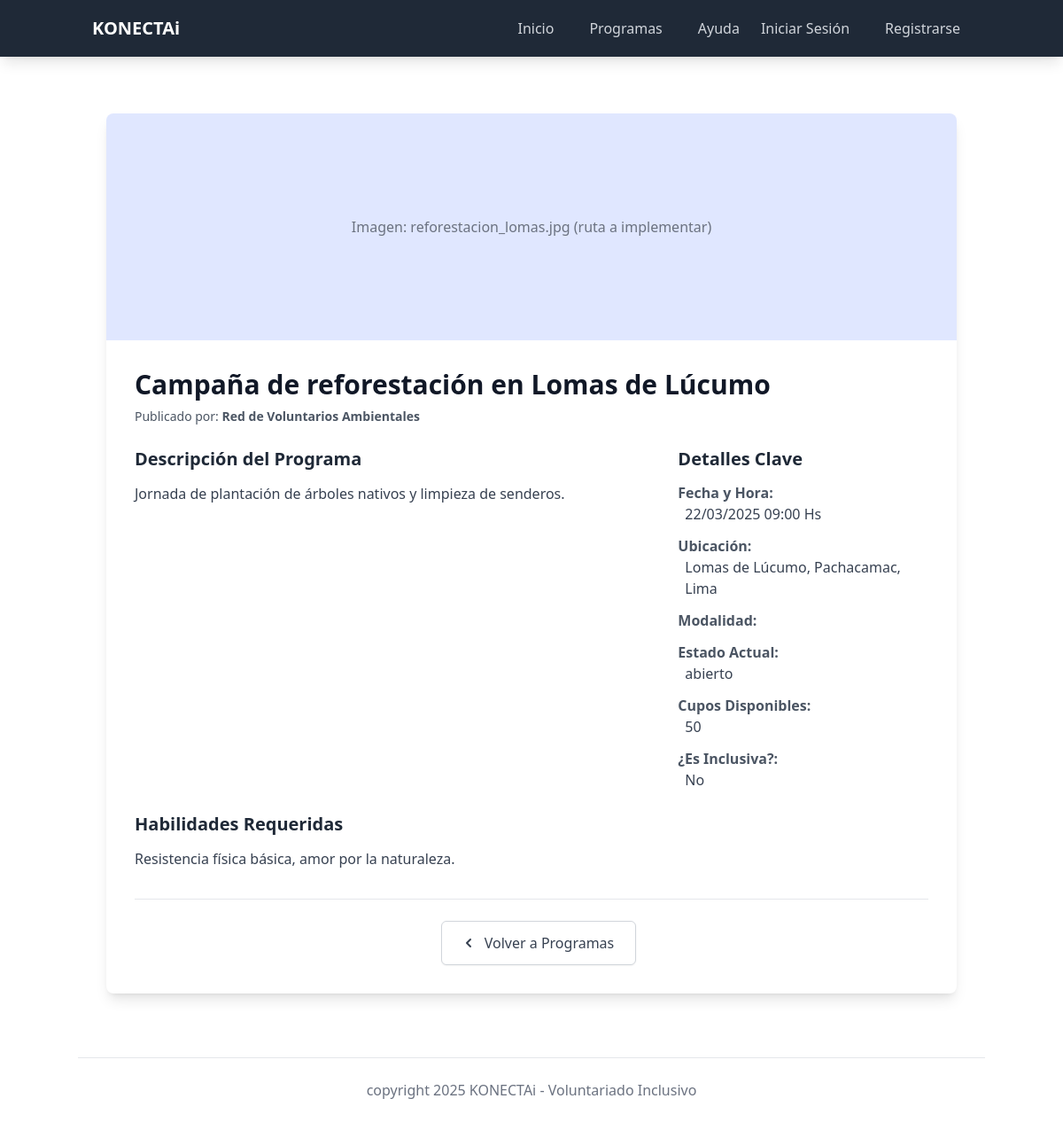
Screenshot of /program/3 with the database file from the repository.
### model/models.py (models this page shows)
class Actividades(db.Model):
    __tablename__ = 'actividades'
    id_actividad = db.Column(db.Integer, primary_key=True, autoincrement=True)
    nombre = db.Column(db.String(255))
    descripcion = db.Column(db.Text)
    fecha_actividad = db.Column(db.DateTime)
    ubicacion = db.Column(db.String(255))
    tipo = db.Column(db.Enum('presencial', 'virtual', name='tipo_actividad_enum'))
    habilidades_requeridas = db.Column(db.Text)
    es_inclusiva = db.Column(db.Boolean, default=False)
    cupo_maximo = db.Column(db.Integer)
    estado = db.Column(db.Enum(EstadoActividad, name='estado_actividad_enum', values_callable=lambda x: [e.value for e in x]), default=EstadoActividad.ABIERTO) # Usando Enum de Python
    imagen = db.Column(db.String(255))
    compatibilidad = db.Column(db.DECIMAL(5, 2))
    etiqueta = db.Column(db.String(100))
    id_organizacion = db.Column(db.Integer, ForeignKey('organizaciones.id_organizacion'))
    organizacion = relationship("Organizaciones", back_populates="actividades")
    discapacidades = relationship("Discapacidades", secondary=actividad_discapacidad_table, back_populates="actividades")
    facilidades = relationship("Facilidad", secondary=actividad_facilidad_table, back_populates="actividades")
    auditoria_actividad = relationship("AuditoriaActividad", back_populates="actividad")
    inscripciones = relationship("Inscripciones", back_populates="actividad")

class Organizaciones(db.Model):
    __tablename__ = 'organizaciones'
    id_organizacion = db.Column(db.Integer, primary_key=True, autoincrement=True)
    nombre_org = db.Column(db.String(255), unique=True, nullable=False)
    descripcion_org = db.Column(db.Text)
    direccion_fisica = db.Column(db.String(255))
    logo = db.Column(db.Text)
    fecha_registro = db.Column(db.DateTime, default=datetime.utcnow)
    usuarios = relationship("Usuarios", secondary=usuario_organizacion_table, back_populates="organizaciones")
    actividades = relationship("Actividades", back_populates="organizacion")

### controller/program_controller.py (the view)
@program_bp.route('/<int:program_id>')
def view_program_detail(program_id):
    program = Actividades.query.get(program_id)
    if not program:
        flash('Programa no encontrado.', 'danger')
        return redirect(url_for('main.programs'))
    return render_template('program_detail.html', program=program, title=program.nombre)

### view/templates/program_detail.html (shortened to what this page needs)
{% extends "base.html" %}
{% block content %}
<div class="container mx-auto px-4 py-8">
    <div class="bg-white shadow-lg rounded-lg overflow-hidden">
        <div class="h-64 w-full bg-indigo-100 flex items-center justify-center">
            {% if program.imagen %}
                <p class="text-gray-500">Imagen: {{program.imagen}} (ruta a implementar)</p>
            {% endif %}
        </div>
        <div class="p-6 md:p-8">
            <h1 class="text-3xl font-bold text-gray-900 mb-2">{{ program.nombre }}</h1>
            <p class="text-sm text-gray-600 mb-6">Publicado por: <span class="font-semibold">{{ program.organizacion.nombre_org if program.organizacion else 'Organización no especificada' }}</span></p>
            <div class="grid grid-cols-1 md:grid-cols-3 gap-6 mb-6">
                <div class="md:col-span-2">
                    <h2 class="text-xl font-semibold text-gray-800 mb-3">Descripción del Programa</h2>
                    <p class="text-gray-700 whitespace-pre-wrap leading-relaxed">{{ program.descripcion if program.descripcion else 'No hay descripción detallada disponible.' }}</p>
                </div>
                <div>
                    <h2 class="text-xl font-semibold text-gray-800 mb-3">Detalles Clave</h2>
                    <dl class="space-y-3 text-gray-700">
                        <div>
                            <dt class="font-semibold text-gray-600">Fecha y Hora:</dt>
                            <dd class="ml-2">{{ program.fecha_actividad.strftime('%d/%m/%Y %H:%M Hs') if program.fecha_actividad else 'No especificada' }}</dd>
                        </div>
                        <div>
                            <dt class="font-semibold text-gray-600">Ubicación:</dt>
                            <dd class="ml-2">{{ program.ubicacion if program.ubicacion else 'No especificada' }}</dd>
                        </div>
                        <div>
                            <dt class="font-semibold text-gray-600">Modalidad:</dt>
                        </div>
                        <div>
                            <dt class="font-semibold text-gray-600">Estado Actual:</dt>
                            <dd class="ml-2">{{ program.estado.value if program.estado else 'No especificado' }}</dd>
                        </div>
                        <div>
                            <dt class="font-semibold text-gray-600">Cupos Disponibles:</dt>
                            <dd class="ml-2">{{ program.cupo_maximo if program.cupo_maximo is not none else 'No especificado' }}</dd>
                        </div>
                        <div>
                            <dt class="font-semibold text-gray-600">¿Es Inclusiva?:</dt>
                            <dd class="ml-2">{% if program.es_inclusiva %}Sí{% else %}No{% endif %}</dd>
                        </div>
                    </dl>
                </div>
            </div>
            {% if program.habilidades_requeridas %}
            <div class="mb-6">
                <h2 class="text-xl font-semibold text-gray-800 mb-3">Habilidades Requeridas</h2>
                <p class="text-gray-700 whitespace-pre-wrap leading-relaxed">{{ program.habilidades_requeridas }}</p>
            </div>
            {% endif %}
            <div class="mt-8 pt-6 border-t border-gray-200 text-center">
                 <a href="{{ url_for('main.programs') }}" class="mt-4 md:mt-0 md:ml-4 inline-flex items-center px-6 py-3 border border-gray-300 shadow-sm text-base font-medium rounded-md text-gray-700 bg-white hover:bg-gray-50 focus:outline-none focus:ring-2 focus:ring-offset-2 focus:ring-indigo-500 transition-colors duration-150">
                    <svg class="-ml-1 mr-2 h-5 w-5" fill="currentColor" viewBox="0 0 20 20" xmlns="http://www.w3.org/2000/svg"><path fill-rule="evenodd" d="M12.707 5.293a1 1 0 010 1.414L9.414 10l3.293 3.293a1 1 0 01-1.414 1.414l-4-4a1 1 0 010-1.414l4-4a1 1 0 011.414 0z" clip-rule="evenodd"></path></svg>
                    Volver a Programas
                </a>
            </div>
        </div>
    </div>
</div>
{% endblock %}

### rows the page displays
Actividades: imagen "reforestacion_lomas.jpg", nombre "Campaña de reforestación en Lomas de Lúcumo", descripcion "Jornada de plantación de árboles nativos y limpieza de senderos.", fecha_actividad "22/03/2025 09:00 Hs", ubicacion "Lomas de Lúcumo, Pachacamac, Lima", estado "abierto", cupo_maximo "50", habilidades_requeridas "Resistencia física básica, amor por la naturaleza."
Organizaciones: organizacion "Red de Voluntarios Ambientales"
